Frame 1 (no input): blank canvas, image omitted
Frame 60 (the mouse pressed at the canvas centre just before this capture): blank canvas, image omitted
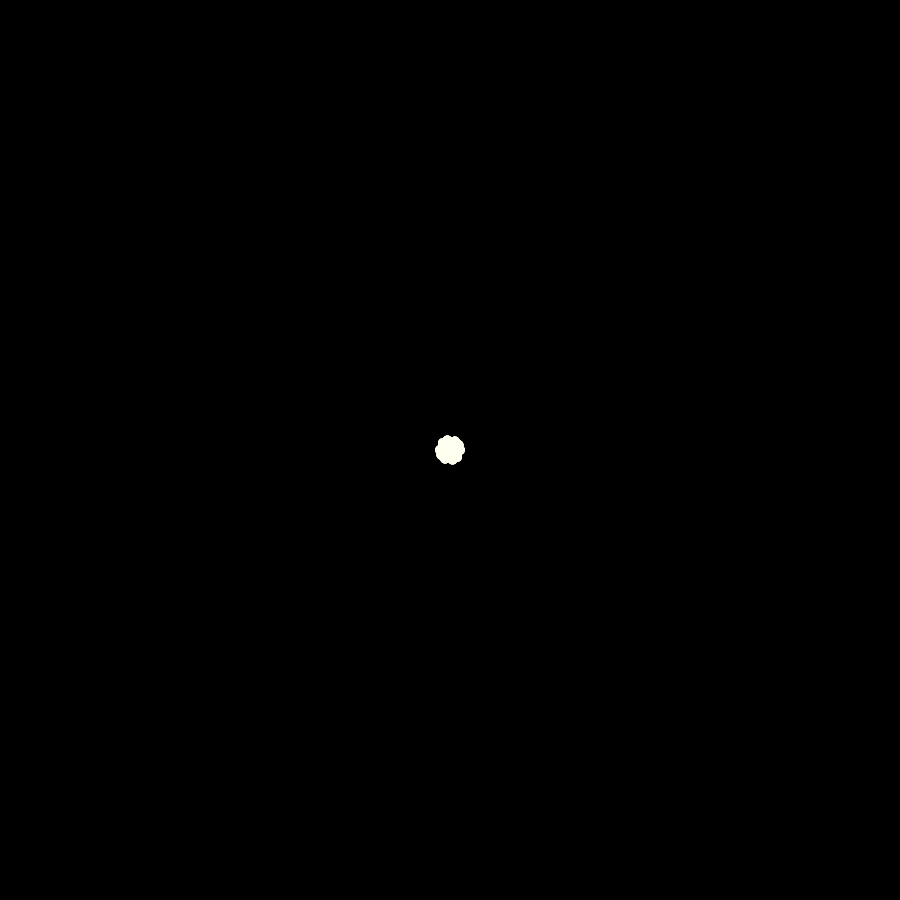
Frame 120 (the mouse held since frame 60 and released just before this capture)

The Processing sketch whose frames 1 and 60 were blank and that drew this single picture after the mouse press (run headless with seeded random() and noise(); from frame 60 on, the mouse is pressed at the canvas centre):

// Processing sketch: processing_3872
// ── processing_3872.pde



int angle = 40;
void setup() {
  size(900, 900);
  background(0);
  smooth();
  noStroke();
 
}

void draw() {
  if (mousePressed == true) {
    angle += 30;
    float val = cos(radians(angle)) * 10.0;
    for (int a = 0; a < 360; a += 75) {
      float xoff = cos(radians(a)) * val;
      float yoff = sin(radians(a)) * val;
      fill(mouseY, mouseX, 240);
      ellipse(mouseX + xoff, mouseY + yoff, val, val);
    }
    fill(mouseY, mouseX, 240);
    ellipse(mouseX, mouseY, 5,5);
  }
}
